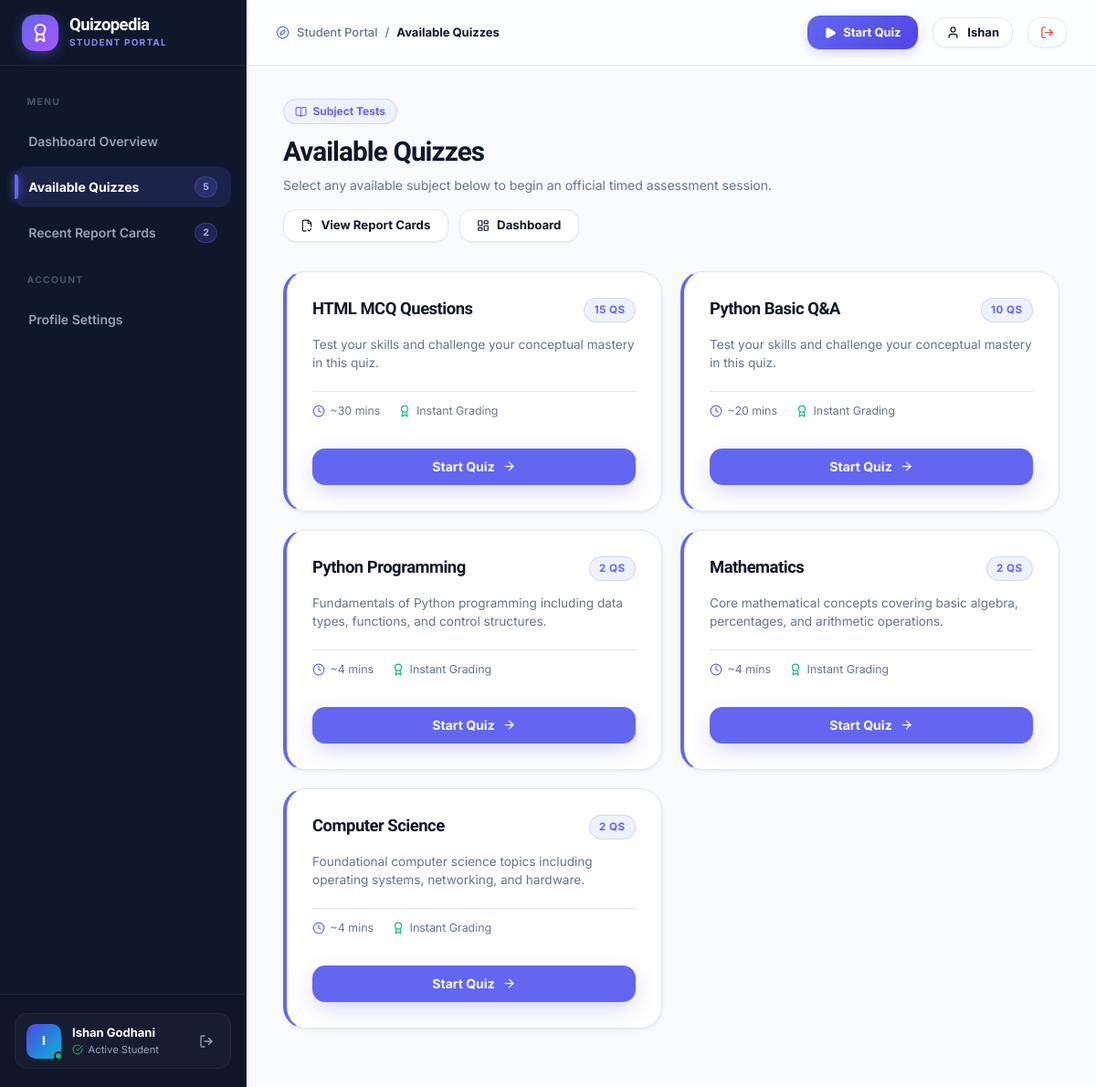
The page /dashboard/?view=quizzes (signed in) on the database its author committed.
### user/models.py (models this page shows, shortened)
class Subject(models.Model):
    name = models.CharField(max_length=150)
    description = models.TextField(blank=True)

### user/views.py (the view)
# urls.py: path('dashboard/', views.dashboard, name='dashboard'),
@student_required
def dashboard(request):
    student = getattr(request.user, 'student', None)
    current_view = request.GET.get('view', 'overview')
    completed_quizzes = student.report_cards.count() if student else 0
    avg_score = student.report_cards.aggregate(Avg('percentage'))['percentage__avg'] if student else None
    avg_score_formatted = f"{round(avg_score, 1)}%" if avg_score is not None else "0%"
    available_subjects = []
    for s in Subject.objects.filter(questions__isnull=False).distinct():
        total_q = s.questions.count()
        available_subjects.append({
            'id': s.id,
            'name': s.name,
            'description': s.description,
            'total_questions': total_q
        })
    recent_progress = []
    if student:
        recent_progress = student.report_cards.all().order_by('-created_at')
    context = {
        'student': student,
        'user': request.user,
        'completed_quizzes': completed_quizzes,
        'avg_score': avg_score_formatted,
        'subjects_count': Subject.objects.filter(questions__isnull=False).distinct().count(),
        'available_subjects': available_subjects,
        'recent_progress': recent_progress,
        'current_view': current_view,
    }
    return render(request, 'dashboard.html', context)

### adminpanel/context_processors.py (called while the page is built)
def pending_approvals_count(request):
    if request.user.is_authenticated and (request.user.is_staff or request.user.is_superuser):
        count = ProfileUpdateRequest.objects.filter(status='pending').count()
        return {'pending_approvals_count': count}
    return {'pending_approvals_count': 0}

### user/templates/dashboard.html (shortened to what this page needs)
{% extends 'base_student.html' %}
{% load static %}
{% block breadcrumb_title %}
  {% if current_view == 'reports' %}
    Recent Report Cards
  {% elif current_view == 'quizzes' %}
    Available Quizzes
  {% else %}
    Dashboard Overview
  {% endif %}
{% endblock %}
{% block content %}
{% if current_view == 'reports' %}
<div id="recent-results">
  <div style="display: flex; align-items: center; justify-content: space-between; flex-wrap: wrap; gap: 1rem; margin-bottom: 2rem;">
    <div>
      <div style="display: inline-flex; align-items: center; gap: 0.4rem; padding: 0.25rem 0.75rem; border-radius: 9999px; background: #ecfdf5; font-size: 0.75rem; font-weight: 700; color: #059669; border: 1px solid #a7f3d0; margin-bottom: 0.5rem;">
        <i data-lucide="file-check-2" style="width: 13px; height: 13px;"></i>
        <span>Academic Records</span>
      </div>
      <h1 style="font-size: 1.85rem; font-weight: 800; color: var(--text-main); letter-spacing: -0.03em;">
        Recent Report Cards
      </h1>
      <p style="font-size: 0.875rem; color: var(--text-muted); margin-top: 0.25rem;">
        Detailed history of all completed quizzes, score breakdowns, and performance certificates.
      </p>
    </div>
    <div style="display: flex; align-items: center; gap: 0.75rem;">
      <a href="{% url 'dashboard' %}?view=quizzes" class="qp-btn qp-btn-primary" style="font-size: 0.825rem; padding: 0.55rem 1.15rem;">
        <i data-lucide="play" style="width: 14px; height: 14px; fill: currentColor;"></i>
        <span>Take Another Quiz</span>
      </a>
      <a href="{% url 'dashboard' %}" class="qp-btn qp-btn-outline" style="font-size: 0.825rem; padding: 0.55rem 1.15rem;">
        <i data-lucide="layout-dashboard" style="width: 14px; height: 14px;"></i>
        <span>Dashboard</span>
      </a>
    </div>
  </div>
  {% if recent_progress %}
  <div style="display: grid; grid-template-columns: repeat(auto-fill, minmax(360px, 1fr)); gap: 1.25rem;">
    {% for card in recent_progress %}
    <div class="qp-card" style="padding: 1.5rem; display: flex; flex-direction: column; justify-content: space-between;">
      <div>
        <div style="display: flex; align-items: flex-start; justify-content: space-between; gap: 1rem; margin-bottom: 0.85rem;">
          <div style="min-width: 0;">
            <h3 style="font-size: 1.1rem; font-weight: 800; color: var(--text-main); margin-bottom: 0.25rem; white-space: nowrap; overflow: hidden; text-overflow: ellipsis;">
              {{ card.subject.name }}
            </h3>
            <div style="font-size: 0.775rem; color: var(--text-muted); display: flex; align-items: center; gap: 0.4rem;">
              <i data-lucide="calendar" style="width: 13px; height: 13px;"></i>
              <span>{{ card.created_at|date:"F d, Y @ h:i A" }}</span>
            </div>
          </div>
          <div style="text-align: right; flex-shrink: 0;">
            <div style="font-size: 1.45rem; font-weight: 800; {% if card.percentage >= 60 %}color:#059669;{% else %}color:#dc2626;{% endif %} line-height: 1;">
              {{ card.percentage }}%
            </div>
            <span class="qp-badge {% if card.result_grade == 'F' %}qp-badge-danger{% else %}qp-badge-success{% endif %}" style="margin-top: 0.35rem;">
              Grade {{ card.result_grade }}
            </span>
          </div>
        </div>
        <div style="display: grid; grid-template-columns: repeat(3, 1fr); gap: 0.5rem; background: #f8fafc; padding: 0.75rem; border-radius: var(--radius-md); border: 1px solid var(--border-subtle); margin-bottom: 1rem; text-align: center; font-size: 0.75rem;">
          <div>
            <span style="color: var(--text-muted); display: block; font-size: 0.675rem; text-transform: uppercase; font-weight: 700;">Score</span>
            <strong style="color: var(--text-main); font-size: 0.9rem;">{{ card.obtained_marks }}/{{ card.total_marks }}</strong>
          </div>
          <div>
            <span style="color: var(--text-muted); display: block; font-size: 0.675rem; text-transform: uppercase; font-weight: 700;">Correct</span>
            <strong style="color: #10b981; font-size: 0.9rem;">{{ card.correct_answers }}/{{ card.total_questions }}</strong>
          </div>
          <div>
            <span style="color: var(--text-muted); display: block; font-size: 0.675rem; text-transform: uppercase; font-weight: 700;">Attempted</span>
            <strong style="color: #6366f1; font-size: 0.9rem;">{{ card.attempted_questions }}</strong>
          </div>
        </div>
        <div style="height: 6px; background: #e2e8f0; border-radius: 9999px; overflow: hidden; margin-bottom: 1.25rem;">
          <div class="qp-progress-fill" style="height: 100%; border-radius: 9999px; width: {{ card.percentage }}%; {% if card.percentage >= 60 %}background: linear-gradient(90deg, #10b981 0%, #059669 100%);{% else %}background: linear-gradient(90deg, #ef4444 0%, #dc2626 100%);{% endif %} transition: width 0.8s ease;"></div>
        </div>
      </div>
      <a href="{% url 'report_card_view' card.id %}" id="view-report-{{ card.id }}" class="qp-btn qp-btn-outline" style="width: 100%; justify-content: center; font-size: 0.8125rem; font-weight: 700;">
        <i data-lucide="award" style="width: 15px; height: 15px; color: var(--primary);"></i>
        <span>View Full Certificate &amp; Breakdown</span>
      </a>
    </div>
    {% endfor %}
  </div>
  {% else %}
  <div class="qp-card" style="padding: 4rem 2rem; text-align: center;">
    <div style="width: 64px; height: 64px; border-radius: 50%; background: #f1f5f9; display: flex; align-items: center; justify-content: center; margin: 0 auto 1.5rem; color: var(--text-muted);">
      <i data-lucide="file-question" style="width: 32px; height: 32px;"></i>
    </div>
    <h3 style="font-size: 1.2rem; font-weight: 800; color: var(--text-main); margin-bottom: 0.5rem;">No Report Cards Yet</h3>
    <p style="font-size: 0.9rem; color: var(--text-muted); max-width: 420px; margin: 0 auto 1.5rem;">
      You haven't attempted any quizzes yet. Take a quiz from the Available Quizzes section to earn marks and receive your official certificate!
    </p>
    <a href="{% url 'dashboard' %}?view=quizzes" class="qp-btn qp-btn-primary">
      <i data-lucide="sparkles" style="width: 16px; height: 16px;"></i>
      <span>Browse Available Quizzes</span>
    </a>
  </div>
  {% endif %}
</div>
<!-- ========================================================================
     VIEW 2: AVAILABLE QUIZZES ONLY (?view=quizzes)
     ======================================================================== -->
{% elif current_view == 'quizzes' %}
<div id="available-quizzes">
  <div style="display: flex; align-items: center; justify-content: space-between; flex-wrap: wrap; gap: 1rem; margin-bottom: 2rem;">
    <div>
      <div style="display: inline-flex; align-items: center; gap: 0.4rem; padding: 0.25rem 0.75rem; border-radius: 9999px; background: var(--primary-subtle); font-size: 0.75rem; font-weight: 700; color: var(--primary); border: 1px solid rgba(99, 102, 241, 0.2); margin-bottom: 0.5rem;">
        <i data-lucide="book-open" style="width: 13px; height: 13px;"></i>
        <span>Subject Tests</span>
      </div>
      <h1 style="font-size: 1.85rem; font-weight: 800; color: var(--text-main); letter-spacing: -0.03em;">
        Available Quizzes
      </h1>
      <p style="font-size: 0.875rem; color: var(--text-muted); margin-top: 0.25rem;">
        Select any available subject below to begin an official timed assessment session.
      </p>
    </div>
    <div style="display: flex; align-items: center; gap: 0.75rem;">
      <a href="{% url 'dashboard' %}?view=reports" class="qp-btn qp-btn-outline" style="font-size: 0.825rem; padding: 0.55rem 1.15rem;">
        <i data-lucide="file-check-2" style="width: 14px; height: 14px;"></i>
        <span>View Report Cards</span>
      </a>
      <a href="{% url 'dashboard' %}" class="qp-btn qp-btn-outline" style="font-size: 0.825rem; padding: 0.55rem 1.15rem;">
        <i data-lucide="layout-dashboard" style="width: 14px; height: 14px;"></i>
        <span>Dashboard</span>
      </a>
    </div>
  </div>
  {% if available_subjects %}
  <div style="display: grid; grid-template-columns: repeat(auto-fill, minmax(340px, 1fr)); gap: 1.25rem;">
    {% for subject in available_subjects %}
    <div class="qp-card" id="quiz-card-{{ subject.id }}" style="padding: 1.75rem; display: flex; flex-direction: column; justify-content: space-between; border-left: 4px solid var(--primary);">
      <div>
        <div style="display: flex; align-items: flex-start; justify-content: space-between; gap: 1rem; margin-bottom: 0.85rem;">
          <h3 style="font-size: 1.15rem; font-weight: 800; color: var(--text-main); line-height: 1.3;">
            {{ subject.name }}
          </h3>
          <span class="qp-badge qp-badge-primary" style="flex-shrink: 0;">
            {{ subject.total_questions }} Qs
          </span>
        </div>
        <p style="font-size: 0.85rem; color: var(--text-muted); line-height: 1.5; margin-bottom: 1.25rem;">
          {{ subject.description|default:"Test your skills and challenge your conceptual mastery in this quiz." }}
        </p>
        <div style="display: flex; align-items: center; gap: 1.25rem; font-size: 0.775rem; color: var(--text-muted); padding: 0.75rem 0; border-top: 1px solid var(--border-subtle); margin-bottom: 1.25rem;">
          <span style="display: inline-flex; align-items: center; gap: 0.35rem;">
            <i data-lucide="clock" style="width: 14px; height: 14px; color: var(--primary);"></i>
            ~{{ subject.total_questions|add:subject.total_questions }} mins
          </span>
          <span style="display: inline-flex; align-items: center; gap: 0.35rem;">
            <i data-lucide="award" style="width: 14px; height: 14px; color: #10b981;"></i>
            Instant Grading
          </span>
        </div>
      </div>
      <a href="{% url 'quiz_attempt' subject.id %}" class="qp-btn qp-btn-primary" id="start-quiz-{{ subject.id }}" style="width: 100%; justify-content: center;">
        <span>Start Quiz</span>
        <i data-lucide="arrow-right" style="width: 15px; height: 15px;"></i>
      </a>
    </div>
    {% endfor %}
  </div>
  {% endif %}
</div>
{% endif %}
{% endblock %}

### user/templates/base_student.html (shortened to what this page needs)
{% load static %}
<!DOCTYPE html>
<html lang="en">
<head>
</head>
<body>
  <div class="qp-app-layout">
    <aside class="qp-sidebar" id="appSidebar">
      <div class="qp-sidebar-brand">
        <a href="{% url 'dashboard' %}" style="display:flex;align-items:center;gap:0.75rem;">
          <div class="qp-brand-badge">
            <i data-lucide="award" style="width:22px;height:22px;"></i>
          </div>
          <div class="qp-brand-title">
            <span class="qp-brand-name">Quizopedia</span>
            <span class="qp-brand-tag">Student Portal</span>
          </div>
        </a>
      </div>
      <nav class="qp-sidebar-menu">
        <span class="qp-menu-header">Menu</span>
        <a href="{% url 'dashboard' %}" class="qp-nav-item {% if current_view == 'overview' %}active{% endif %}" id="nav-dashboard">
          <span>Dashboard Overview</span>
        </a>
        <a href="{% url 'dashboard' %}?view=quizzes" class="qp-nav-item {% if current_view == 'quizzes' %}active{% endif %}" id="nav-quizzes">
          <span>Available Quizzes</span>
          {% if subjects_count %}
          <span class="qp-nav-pill">{{ subjects_count }}</span>
          {% endif %}
        </a>
        <a href="{% url 'dashboard' %}?view=reports" class="qp-nav-item {% if current_view == 'reports' %}active{% endif %}" id="nav-results">
          <span>Recent Report Cards</span>
          {% if completed_quizzes %}
          <span class="qp-nav-pill">{{ completed_quizzes }}</span>
          {% endif %}
        </a>
        <span class="qp-menu-header">Account</span>
        <a href="{% url 'profile' %}" class="qp-nav-item {% block nav_active_profile %}{% endblock %}" id="nav-profile">
          <span>Profile Settings</span>
        </a>
      </nav>
      <div class="qp-sidebar-footer">
        <div class="qp-user-box">
          <div class="qp-user-avatar">
            {{ user.username|slice:":1"|upper }}
            <span class="qp-user-status-dot"></span>
          </div>
          <div class="qp-user-info">
            <div class="qp-user-name">{{ user.first_name|default:user.username }}</div>
            <div class="qp-user-role">
              <i data-lucide="check-circle" style="width:12px;height:12px;color:#10b981;"></i>
              <span>Active Student</span>
            </div>
          </div>
          <a href="{% url 'logout' %}" class="qp-logout-btn" title="Sign Out" id="sidebarLogoutBtn">
            <i data-lucide="log-out" style="width:16px;height:16px;"></i>
          </a>
        </div>
      </div>
    </aside>
    <div class="qp-main-wrapper">
      <header class="qp-topbar">
        <div class="qp-topbar-left">
          <div class="qp-breadcrumbs">
            <i data-lucide="compass" style="width:15px;height:15px;color:var(--primary);"></i>
            <span>Student Portal</span>
            <span>/</span>
            <strong>{% block breadcrumb_title %}Dashboard{% endblock %}</strong>
          </div>
        </div>
        <div class="qp-topbar-actions">
          {% if available_subjects %}
          <a href="{% url 'quiz_attempt' available_subjects.0.id %}" class="qp-btn-accent" id="topbarStartQuizBtn">
            <i data-lucide="play" style="width:14px;height:14px;fill:currentColor;"></i>
            <span>Start Quiz</span>
          </a>
          {% endif %}
          <a href="{% url 'profile' %}" class="qp-btn qp-btn-outline" style="padding:0.5rem 0.9rem;font-size:0.8125rem;">
            <i data-lucide="user" style="width:15px;height:15px;"></i>
            <span>{{ user.username }}</span>
          </a>
          <a href="{% url 'logout' %}" class="qp-btn qp-btn-outline" style="padding:0.5rem 0.8rem;color:#ef4444;" title="Sign Out">
            <i data-lucide="log-out" style="width:15px;height:15px;"></i>
          </a>
        </div>
      </header>
      <main class="qp-content-container">
        {% block content %}{% endblock %}
      </main>
    </div>
  </div>
</body>
</html>

### rows shown on the page
Subject: name "HTML MCQ Questions"
Subject: name "Python Basic Q&A"
Subject: name "Python Programming", description "Fundamentals of Python programming including data types, functions, and control structures."
Subject: name "Mathematics", description "Core mathematical concepts covering basic algebra, percentages, and arithmetic operations."
Subject: name "Computer Science", description "Foundational computer science topics including operating systems, networking, and hardware."

### other values the page prints
{{ subjects_count }} "5"
{{ completed_quizzes }} "2"
{{ user.username|slice:":1"|upper }} "I"
{{ user.first_name|default:user.username }} "Ishan Godhani"
{{ user.username }} "Ishan"
{{ subject.total_questions }} "15" "10" "2" "2" "2"
{{ subject.total_questions|add:subject.total_questions }} "30" "20" "4" "4" "4"
